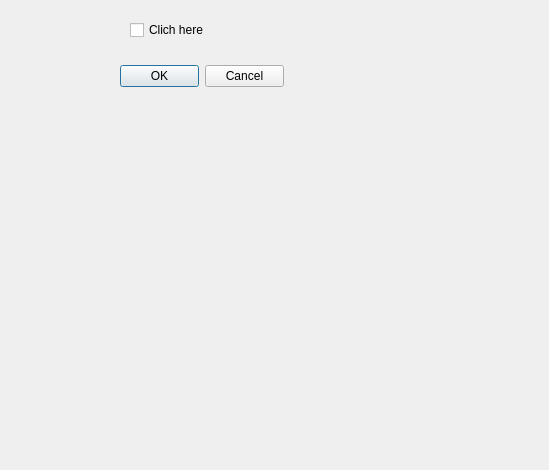
<?xml version="1.0" encoding="UTF-8"?>
<ui version="4.0">
 <class>Dialog</class>
 <widget class="QDialog" name="Dialog">
  <property name="geometry">
   <rect>
    <x>0</x>
    <y>0</y>
    <width>549</width>
    <height>470</height>
   </rect>
  </property>
  <property name="windowTitle">
   <string>Dialog</string>
  </property>
  <widget class="QDialogButtonBox" name="buttonBox">
   <property name="geometry">
    <rect>
     <x>120</x>
     <y>60</y>
     <width>164</width>
     <height>32</height>
    </rect>
   </property>
   <property name="standardButtons">
    <set>QDialogButtonBox::Cancel|QDialogButtonBox::Ok</set>
   </property>
  </widget>
  <widget class="QCheckBox" name="checkBox">
   <property name="geometry">
    <rect>
     <x>130</x>
     <y>20</y>
     <width>87</width>
     <height>20</height>
    </rect>
   </property>
   <property name="text">
    <string>Clich here</string>
   </property>
  </widget>
 </widget>
 <resources/>
 <connections/>
</ui>
